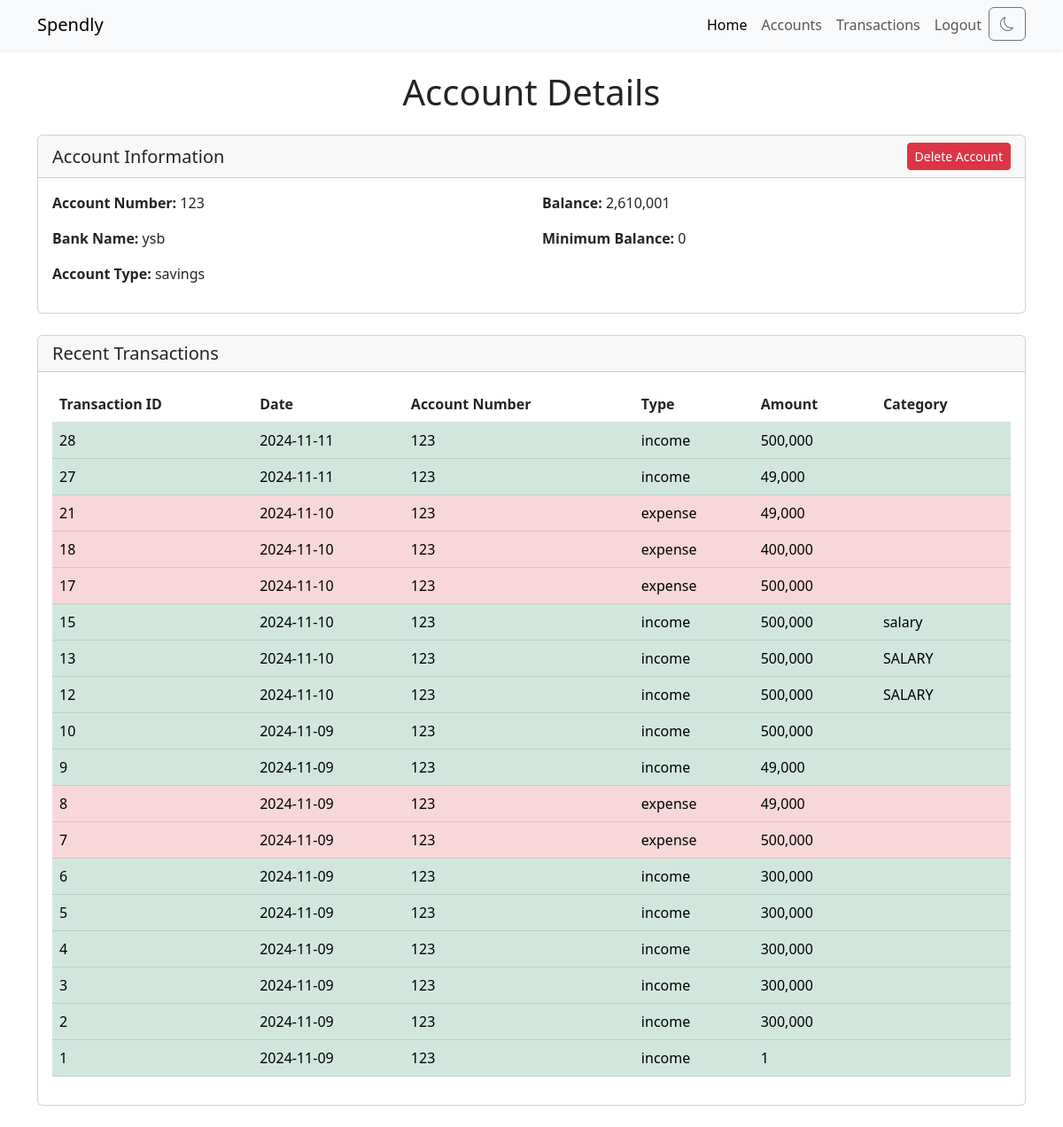
The page /accountpage/123 (signed in) on the database its author committed.
### app.py (models this page shows, shortened)
class AccountsTable(db.Model):
    __tablename__ = 'accounts'
    accno = db.Column(db.String, primary_key = True)
    userid = db.Column(db.Integer, db.ForeignKey("users.id", ondelete='CASCADE'), nullable = False)
    type = db.Column(db.String, nullable = False)
    bank = db.Column(db.String, nullable = False)
    balance = db.Column(db.Integer, nullable = False, default=0)
    minbal = db.Column(db.Integer, default=0)

class TransactionsTable(db.Model):
    __tablename__ = 'transactions'
    tno = db.Column(db.Integer, primary_key = True, autoincrement = True)
    userid = db.Column(db.Integer, db.ForeignKey("users.id", ondelete='CASCADE'), nullable = False)
    date = db.Column(db.String, nullable = False)
    accno = db.Column(db.Integer, db.ForeignKey("accounts.accno"), nullable = False)
    type = db.Column(db.String, nullable = False)
    amount = db.Column(db.Integer, nullable = False)
    category = db.Column(db.String)

### app.py (the view)
@app.route('/accountpage/<int:accno>', methods = ["GET", "POST"])
@login_required
def accountpage(accno):
    acc = AccountsTable.query.get(accno)
    if acc.userid == current_user.id:
        transactions = TransactionsTable.query.filter_by(accno=accno).order_by(TransactionsTable.date.desc(), TransactionsTable.tno.desc()).all()
        return render_template("accountpage.html", account=acc, transactions=transactions, title='Account')
    else:
        flash("You dont own this account.", "danger")
        return redirect("/")

### app.py (called while the page is built)
@login_manager.user_loader
def load_user(user_id):
    return UsersTable.query.get(int(user_id))

### templates/accountpage.html (shortened to what this page needs)
{% extends "layout.html" %}
{% block content %}
<div class="container mt-4">
    <h1 class="mb-4 text-center">Account Details</h1>
    <div class="card mb-4">
        <div class="card-header">
            <div class="d-flex justify-content-between align-items-center">
                <h5 class="card-title mb-0">Account Information</h5>
                <a href="#" class="btn btn-danger btn-sm" data-bs-toggle="modal" data-bs-target="#deleteAccountModal">Delete Account</a>
            </div>
        </div>
        <div class="card-body">
            <div class="row">
                <div class="col-md-6">
                     <p><strong>Account Number:</strong> {{ account.accno }}</p>
                    <p><strong>Bank Name:</strong> {{ account.bank }}</p>
                    <p><strong>Account Type:</strong> {{ account.type }}</p>
                </div>
                <div class="col-md-6">
                    <p><strong>Balance:</strong> {{ "{:,}".format(account.balance) }}</p>
                    <p><strong>Minimum Balance:</strong> {{ "{:,}".format(account.minbal) }}</p>
                </div>
            </div>
        </div>
    </div>
    <div class="card mb-4">
        <div class="card-header">
            <h5 class="card-title mb-0">Recent Transactions</h5>
        </div>
        <div class="card-body">
            {% if transactions %}
            <table id="transactionsTable" class="table">
                <thead>
                    <tr>
                        <th scope="col">Transaction ID</th>
                        <th scope="col">Date</th>
                        <th scope="col">Account Number</th>
                        <th scope="col">Type</th>
                        <th scope="col">Amount</th>
                        <th scope="col">Category</th>
                    </tr>
                </thead>
                <tbody>
                    {% for transaction in transactions %}
                    {% if transaction.type == 'income' %}
                        <tr class="table-success">
                    {% else %}
                        <tr class="table-danger">
                    {% endif %}
                            <td>{{transaction.tno}}</td>
                            <td>{{transaction.date}}</td>
                            <td>{{transaction.accno}}</td>
                            <td>{{transaction.type}}</td>
                            <td>{{"{:,}".format(transaction.amount)}}</td>
                            <td>{{transaction.category}}</td>
                        </tr>
                    {% endfor %}
                </tbody>
            </table>
            {% else %}
            <div class="alert alert-info" role="info">
                <i class="fas fa-exclamation-circle"></i> &nbsp; No transactions yet.
            </div>
            {% endif %}
        </div>
    </div>
</div>
{% endblock %}

### rows shown on the page
AccountsTable: accno "123", bank "ysb", type "savings", balance "2,610,001", minbal "0"
TransactionsTable: amount "500,000"
TransactionsTable: amount "49,000"
TransactionsTable: amount "49,000"
TransactionsTable: amount "400,000"
TransactionsTable: amount "500,000"
TransactionsTable: amount "500,000"
TransactionsTable: amount "500,000"
TransactionsTable: amount "500,000"
TransactionsTable: amount "500,000"
TransactionsTable: amount "49,000"
TransactionsTable: amount "49,000"
TransactionsTable: amount "500,000"
TransactionsTable: amount "300,000"
TransactionsTable: amount "300,000"
TransactionsTable: amount "300,000"
TransactionsTable: amount "300,000"
TransactionsTable: amount "300,000"
TransactionsTable: amount "1"
